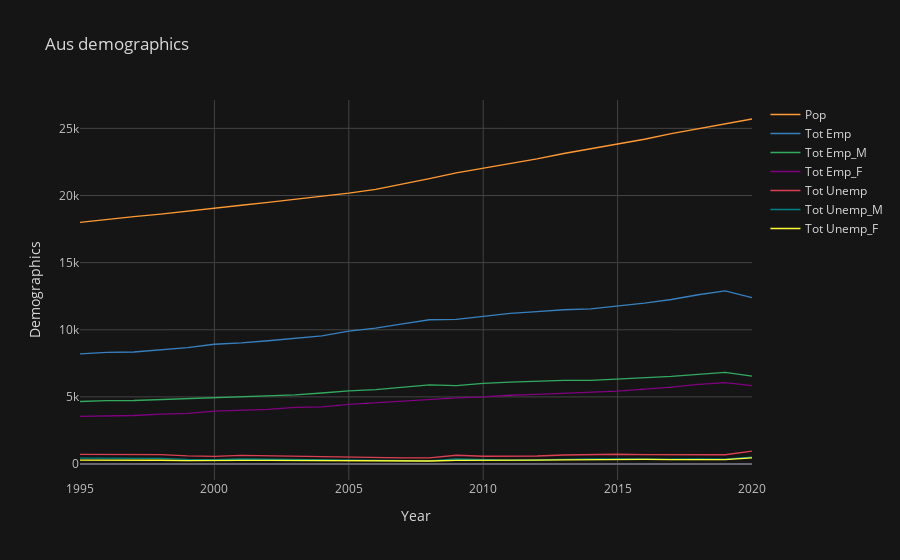
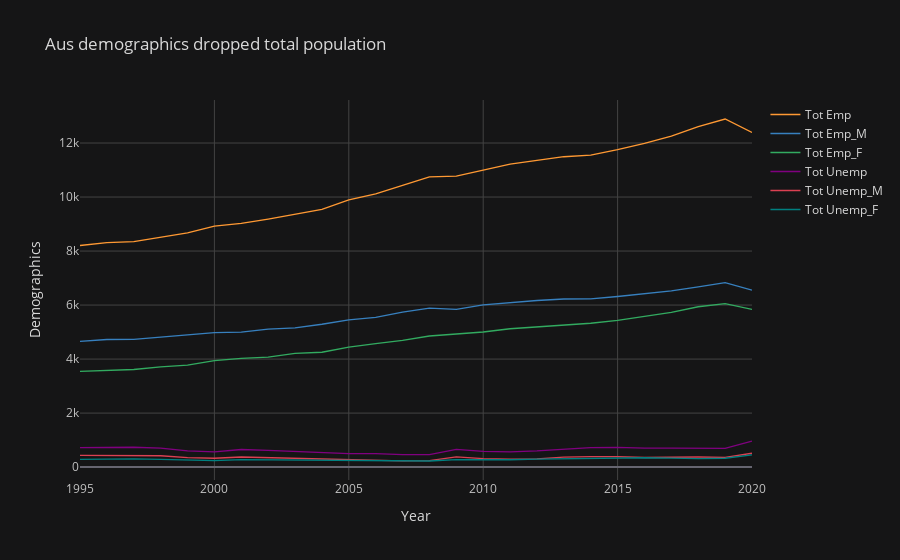

Here is the notebook cell these charts were saved with, in order:
### Code cell
# Generate line graphs using Cufflinks
aus_demographics_fig1 = aus_demographics_renamed_df.iplot(kind='line',
                                             title="Aus demographics",
                                             xTitle="Year",
                                             yTitle='Demographics')         
             
aus_demographics_fig2 = aus_demographics_renamed_d2.iplot(kind='line',
                                                          title="Aus demographics dropped total population",
                                                          xTitle="Year",
                                                          yTitle='Demographics')  

#Create the plot matrix:
fig = subplots.make_subplots(rows=3, cols=1)

#Add traces, use  'add_traces', or 'append_trace'.
fig.add_traces(aus_demographics_fig1)
fig.add_traces(aus_demographics_fig2)

fig['layout'].update(height=600,
                     width=600)

### Figure 1 — Plotly figure (JSON) as saved in the notebook; plotly's stock layout.template omitted (floating-point values rounded to 4 significant figures)
{"data": [{"line": {"color": "rgba(255, 153, 51, 1.0)", "dash": "solid", "shape": "linear", "width": 1.3}, "mode": "lines", "name": "Pop", "text": "", "type": "scatter", "x": [1995, 1996, 1997, 1998, 1999, 2000, 2001, 2002, 2003, 2004, 2005, 2006, 2007, 2008, 2009, 2010, 2011, 2012, 2013, 2014, 2015, 2016, 2017, 2018, 2019, 2020], "y": [18000.0, 18220.0, 18423, 18610.0, 18810.0, 19030.0, 19270.0, 19500.0, 19720.0, 19930.0, 20180.0, 20451, 20830.0, 21250.0, 21690.0, 22030.0, 22340, 22730.0, 23130.0, 23480.0, 23816, 24190.0, 24600.0, 24980.0, 25370.0, 25700.0]}, {"line": {"color": "rgba(55, 128, 191, 1.0)", "dash": "solid", "shape": "linear", "width": 1.3}, "mode": "lines", "name": "Tot Emp", "text": "", "type": "scatter", "x": [1995, 1996, 1997, 1998, 1999, 2000, 2001, 2002, 2003, 2004, 2005, 2006, 2007, 2008, 2009, 2010, 2011, 2012, 2013, 2014, 2015, 2016, 2017, 2018, 2019, 2020], "y": [8206.0, 8312.0, 8346.0, 8517.0, 8673.0, 8922, 9022.0, 9181.0, 9370.0, 9543.0, 9897.0, 10120.0, 10440.0, 10745, 10770.0, 11010.0, 11220.0, 11356, 11490.0, 11550.0, 11750.0, 11990.0, 12255, 12610.0, 12890.0, 12390.0]}, {"line": {"color": "rgba(50, 171, 96, 1.0)", "dash": "solid", "shape": "linear", "width": 1.3}, "mode": "lines", "name": "Tot Emp_M", "text": "", "type": "scatter", "x": [1995, 1996, 1997, 1998, 1999, 2000, 2001, 2002, 2003, 2004, 2005, 2006, 2007, 2008, 2009, 2010, 2011, 2012, 2013, 2014, 2015, 2016, 2017, 2018, 2019, 2020], "y": [4657.0, 4724.0, 4732.0, 4802.0, 4898.0, 4981.0, 4997.0, 5109.0, 5155.0, 5290.0, 5450.0, 5547.0, 5743.0, 5890.0, 5843.0, 6006.0, 6098.0, 6169.0, 6224.0, 6227.0, 6317.0, 6406.0, 6523.0, 6671, 6834.0, 6554.0]}, {"line": {"color": "rgba(128, 0, 128, 1.0)", "dash": "solid", "shape": "linear", "width": 1.3}, "mode": "lines", "name": "Tot Emp_F", "text": "", "type": "scatter", "x": [1995, 1996, 1997, 1998, 1999, 2000, 2001, 2002, 2003, 2004, 2005, 2006, 2007, 2008, 2009, 2010, 2011, 2012, 2013, 2014, 2015, 2016, 2017, 2018, 2019, 2020], "y": [3548.0, 3587.0, 3614.0, 3715, 3776.0, 3941.0, 4025.0, 4072.0, 4215, 4253, 4447.0, 4574.0, 4694.0, 4855.0, 4928.0, 5003.0, 5123.0, 5187.0, 5268.0, 5326.0, 5436.0, 5585.0, 5732.0, 5937.0, 6056.0, 5838.0]}, {"line": {"color": "rgba(219, 64, 82, 1.0)", "dash": "solid", "shape": "linear", "width": 1.3}, "mode": "lines", "name": "Tot Unemp", "text": "", "type": "scatter", "x": [1995, 1996, 1997, 1998, 1999, 2000, 2001, 2002, 2003, 2004, 2005, 2006, 2007, 2008, 2009, 2010, 2011, 2012, 2013, 2014, 2015, 2016, 2017, 2018, 2019, 2020], "y": [723.5, 723.8, 735.2, 702.8, 600.6, 564.3, 651.5, 619.7, 587.6, 537.3, 502.5, 498.2, 459, 462.7, 654.7, 580.3, 564.2, 599.3, 673.4, 721.8, 729.7, 703.5, 706.1, 687.9, 692, 966.4]}, {"line": {"color": "rgba(0, 128, 128, 1.0)", "dash": "solid", "shape": "linear", "width": 1.3}, "mode": "lines", "name": "Tot Unemp_M", "text": "", "type": "scatter", "x": [1995, 1996, 1997, 1998, 1999, 2000, 2001, 2002, 2003, 2004, 2005, 2006, 2007, 2008, 2009, 2010, 2011, 2012, 2013, 2014, 2015, 2016, 2017, 2018, 2019, 2020], "y": [434.2, 424.3, 427.5, 419.9, 348.6, 327.3, 374.4, 348.2, 330.9, 294, 265.3, 265.6, 230, 236.4, 376, 312.5, 292.6, 306.8, 367.6, 389.7, 391.8, 356.7, 370.9, 375, 363, 513.4]}, {"line": {"color": "rgba(255, 255, 51, 1.0)", "dash": "solid", "shape": "linear", "width": 1.3}, "mode": "lines", "name": "Tot Unemp_F", "text": "", "type": "scatter", "x": [1995, 1996, 1997, 1998, 1999, 2000, 2001, 2002, 2003, 2004, 2005, 2006, 2007, 2008, 2009, 2010, 2011, 2012, 2013, 2014, 2015, 2016, 2017, 2018, 2019, 2020], "y": [289.3, 299.5, 307.7, 282.9, 252, 237, 277.1, 271.5, 256.6, 243.3, 237.2, 232.6, 229, 226.2, 278.7, 267.8, 271.6, 292.5, 305.8, 332.2, 337.9, 346.9, 335.2, 312.9, 328.9, 452.9]}], "layout": {"autosize": true, "legend": {"bgcolor": "#151516", "font": {"color": "#D9D9D9"}}, "paper_bgcolor": "#151516", "plot_bgcolor": "#151516", "title": {"font": {"color": "#D9D9D9"}, "text": "Aus demographics"}, "xaxis": {"autorange": true, "gridcolor": "#434343", "range": [1995, 2020], "showgrid": true, "tickfont": {"color": "#C2C2C2"}, "title": {"font": {"color": "#D9D9D9"}, "text": "Year"}, "type": "linear", "zerolinecolor": "#666570"}, "yaxis": {"autorange": true, "gridcolor": "#434343", "range": [-1189.0, 27110.0], "showgrid": true, "tickfont": {"color": "#C2C2C2"}, "title": {"font": {"color": "#D9D9D9"}, "text": "Demographics"}, "type": "linear", "zerolinecolor": "#666570"}}}

### Figure 2 — Plotly figure (JSON) as saved in the notebook; plotly's stock layout.template omitted (floating-point values rounded to 4 significant figures)
{"data": [{"line": {"color": "rgba(255, 153, 51, 1.0)", "dash": "solid", "shape": "linear", "width": 1.3}, "mode": "lines", "name": "Tot Emp", "text": "", "type": "scatter", "x": [1995, 1996, 1997, 1998, 1999, 2000, 2001, 2002, 2003, 2004, 2005, 2006, 2007, 2008, 2009, 2010, 2011, 2012, 2013, 2014, 2015, 2016, 2017, 2018, 2019, 2020], "y": [8206.0, 8312.0, 8346.0, 8517.0, 8673.0, 8922, 9022.0, 9181.0, 9370.0, 9543.0, 9897.0, 10120.0, 10440.0, 10745, 10770.0, 11010.0, 11220.0, 11356, 11490.0, 11550.0, 11750.0, 11990.0, 12255, 12610.0, 12890.0, 12390.0]}, {"line": {"color": "rgba(55, 128, 191, 1.0)", "dash": "solid", "shape": "linear", "width": 1.3}, "mode": "lines", "name": "Tot Emp_M", "text": "", "type": "scatter", "x": [1995, 1996, 1997, 1998, 1999, 2000, 2001, 2002, 2003, 2004, 2005, 2006, 2007, 2008, 2009, 2010, 2011, 2012, 2013, 2014, 2015, 2016, 2017, 2018, 2019, 2020], "y": [4657.0, 4724.0, 4732.0, 4802.0, 4898.0, 4981.0, 4997.0, 5109.0, 5155.0, 5290.0, 5450.0, 5547.0, 5743.0, 5890.0, 5843.0, 6006.0, 6098.0, 6169.0, 6224.0, 6227.0, 6317.0, 6406.0, 6523.0, 6671, 6834.0, 6554.0]}, {"line": {"color": "rgba(50, 171, 96, 1.0)", "dash": "solid", "shape": "linear", "width": 1.3}, "mode": "lines", "name": "Tot Emp_F", "text": "", "type": "scatter", "x": [1995, 1996, 1997, 1998, 1999, 2000, 2001, 2002, 2003, 2004, 2005, 2006, 2007, 2008, 2009, 2010, 2011, 2012, 2013, 2014, 2015, 2016, 2017, 2018, 2019, 2020], "y": [3548.0, 3587.0, 3614.0, 3715, 3776.0, 3941.0, 4025.0, 4072.0, 4215, 4253, 4447.0, 4574.0, 4694.0, 4855.0, 4928.0, 5003.0, 5123.0, 5187.0, 5268.0, 5326.0, 5436.0, 5585.0, 5732.0, 5937.0, 6056.0, 5838.0]}, {"line": {"color": "rgba(128, 0, 128, 1.0)", "dash": "solid", "shape": "linear", "width": 1.3}, "mode": "lines", "name": "Tot Unemp", "text": "", "type": "scatter", "x": [1995, 1996, 1997, 1998, 1999, 2000, 2001, 2002, 2003, 2004, 2005, 2006, 2007, 2008, 2009, 2010, 2011, 2012, 2013, 2014, 2015, 2016, 2017, 2018, 2019, 2020], "y": [723.5, 723.8, 735.2, 702.8, 600.6, 564.3, 651.5, 619.7, 587.6, 537.3, 502.5, 498.2, 459, 462.7, 654.7, 580.3, 564.2, 599.3, 673.4, 721.8, 729.7, 703.5, 706.1, 687.9, 692, 966.4]}, {"line": {"color": "rgba(219, 64, 82, 1.0)", "dash": "solid", "shape": "linear", "width": 1.3}, "mode": "lines", "name": "Tot Unemp_M", "text": "", "type": "scatter", "x": [1995, 1996, 1997, 1998, 1999, 2000, 2001, 2002, 2003, 2004, 2005, 2006, 2007, 2008, 2009, 2010, 2011, 2012, 2013, 2014, 2015, 2016, 2017, 2018, 2019, 2020], "y": [434.2, 424.3, 427.5, 419.9, 348.6, 327.3, 374.4, 348.2, 330.9, 294, 265.3, 265.6, 230, 236.4, 376, 312.5, 292.6, 306.8, 367.6, 389.7, 391.8, 356.7, 370.9, 375, 363, 513.4]}, {"line": {"color": "rgba(0, 128, 128, 1.0)", "dash": "solid", "shape": "linear", "width": 1.3}, "mode": "lines", "name": "Tot Unemp_F", "text": "", "type": "scatter", "x": [1995, 1996, 1997, 1998, 1999, 2000, 2001, 2002, 2003, 2004, 2005, 2006, 2007, 2008, 2009, 2010, 2011, 2012, 2013, 2014, 2015, 2016, 2017, 2018, 2019, 2020], "y": [289.3, 299.5, 307.7, 282.9, 252, 237, 277.1, 271.5, 256.6, 243.3, 237.2, 232.6, 229, 226.2, 278.7, 267.8, 271.6, 292.5, 305.8, 332.2, 337.9, 346.9, 335.2, 312.9, 328.9, 452.9]}], "layout": {"autosize": true, "legend": {"bgcolor": "#151516", "font": {"color": "#D9D9D9"}}, "paper_bgcolor": "#151516", "plot_bgcolor": "#151516", "title": {"font": {"color": "#D9D9D9"}, "text": "Aus demographics dropped total population"}, "xaxis": {"autorange": true, "gridcolor": "#434343", "range": [1995, 2020], "showgrid": true, "tickfont": {"color": "#C2C2C2"}, "title": {"font": {"color": "#D9D9D9"}, "text": "Year"}, "type": "linear", "zerolinecolor": "#666570"}, "yaxis": {"autorange": true, "gridcolor": "#434343", "range": [-477.3, 13590.0], "showgrid": true, "tickfont": {"color": "#C2C2C2"}, "title": {"font": {"color": "#D9D9D9"}, "text": "Demographics"}, "type": "linear", "zerolinecolor": "#666570"}}}
